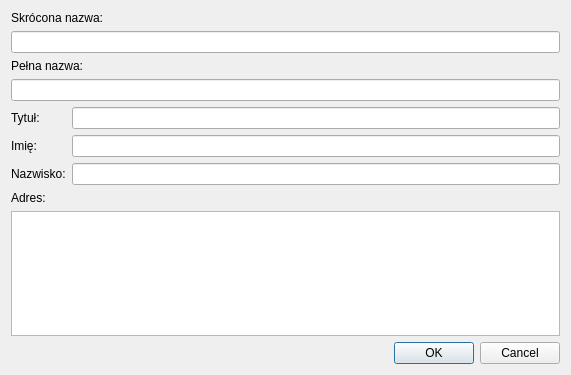
<?xml version="1.0" encoding="UTF-8"?>
<ui version="4.0">
 <class>CustomerNew</class>
 <widget class="QDialog" name="CustomerNew">
  <property name="geometry">
   <rect>
    <x>0</x>
    <y>0</y>
    <width>571</width>
    <height>375</height>
   </rect>
  </property>
  <property name="windowTitle">
   <string>Tworzenie klienta</string>
  </property>
  <layout class="QVBoxLayout" name="verticalLayout">
   <item>
    <layout class="QFormLayout" name="formLayout">
     <item row="0" column="0" colspan="2">
      <widget class="QLabel" name="label_4">
       <property name="text">
        <string>Skrócona nazwa:</string>
       </property>
      </widget>
     </item>
     <item row="1" column="0" colspan="2">
      <widget class="QLineEdit" name="skrocona"/>
     </item>
     <item row="2" column="0" colspan="2">
      <widget class="QLabel" name="label_3">
       <property name="text">
        <string>Pełna nazwa:</string>
       </property>
      </widget>
     </item>
     <item row="3" column="0" colspan="2">
      <widget class="QLineEdit" name="pelna"/>
     </item>
     <item row="4" column="0">
      <widget class="QLabel" name="label_5">
       <property name="text">
        <string>Tytuł:</string>
       </property>
      </widget>
     </item>
     <item row="4" column="1">
      <widget class="QLineEdit" name="tytul"/>
     </item>
     <item row="5" column="0">
      <widget class="QLabel" name="label_6">
       <property name="text">
        <string>Imię:</string>
       </property>
      </widget>
     </item>
     <item row="5" column="1">
      <widget class="QLineEdit" name="imie"/>
     </item>
     <item row="6" column="0">
      <widget class="QLabel" name="label_2">
       <property name="text">
        <string>Nazwisko:</string>
       </property>
      </widget>
     </item>
     <item row="6" column="1">
      <widget class="QLineEdit" name="nazwisko">
       <property name="text">
        <string/>
       </property>
      </widget>
     </item>
     <item row="7" column="0">
      <widget class="QLabel" name="label">
       <property name="text">
        <string>Adres:</string>
       </property>
      </widget>
     </item>
     <item row="8" column="0" colspan="2">
      <widget class="QPlainTextEdit" name="adres"/>
     </item>
    </layout>
   </item>
   <item>
    <widget class="QDialogButtonBox" name="buttonBox">
     <property name="standardButtons">
      <set>QDialogButtonBox::Cancel|QDialogButtonBox::Ok</set>
     </property>
    </widget>
   </item>
  </layout>
 </widget>
 <resources/>
 <connections/>
</ui>
